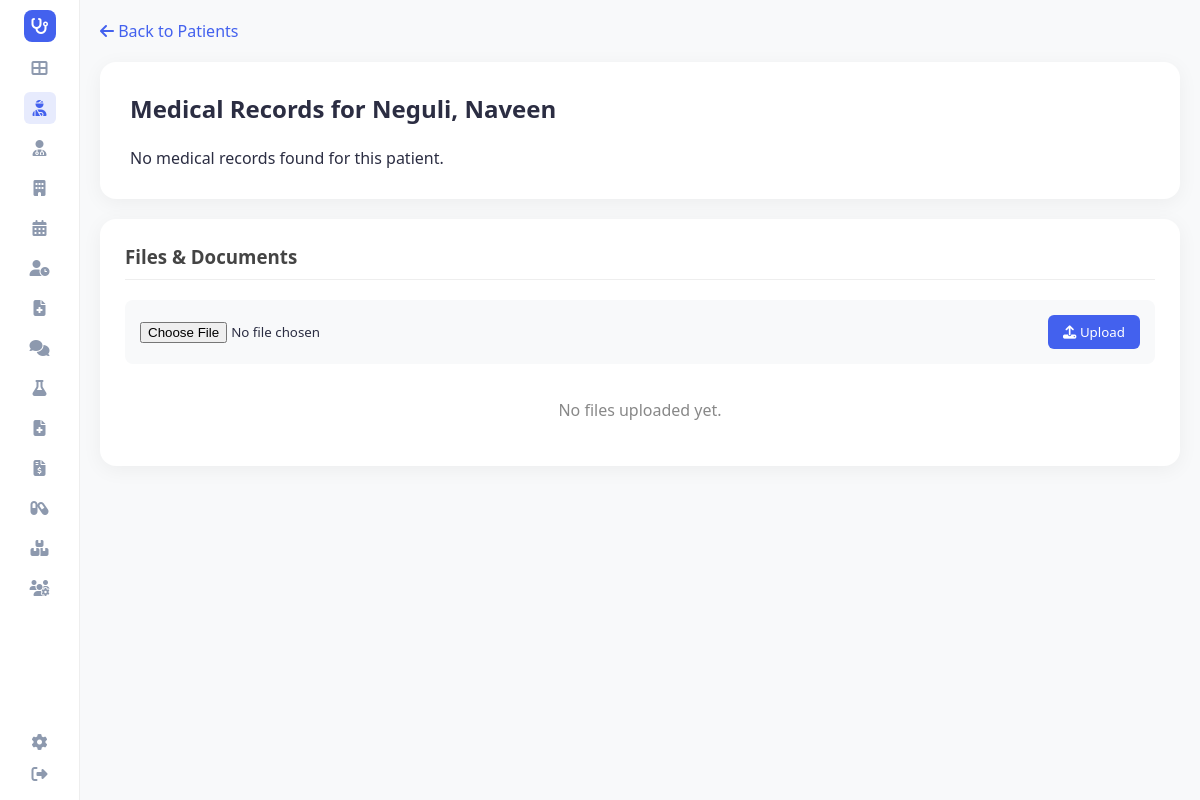
/patients/1789999/records (signed in), run on an earlier commit of the app's database.
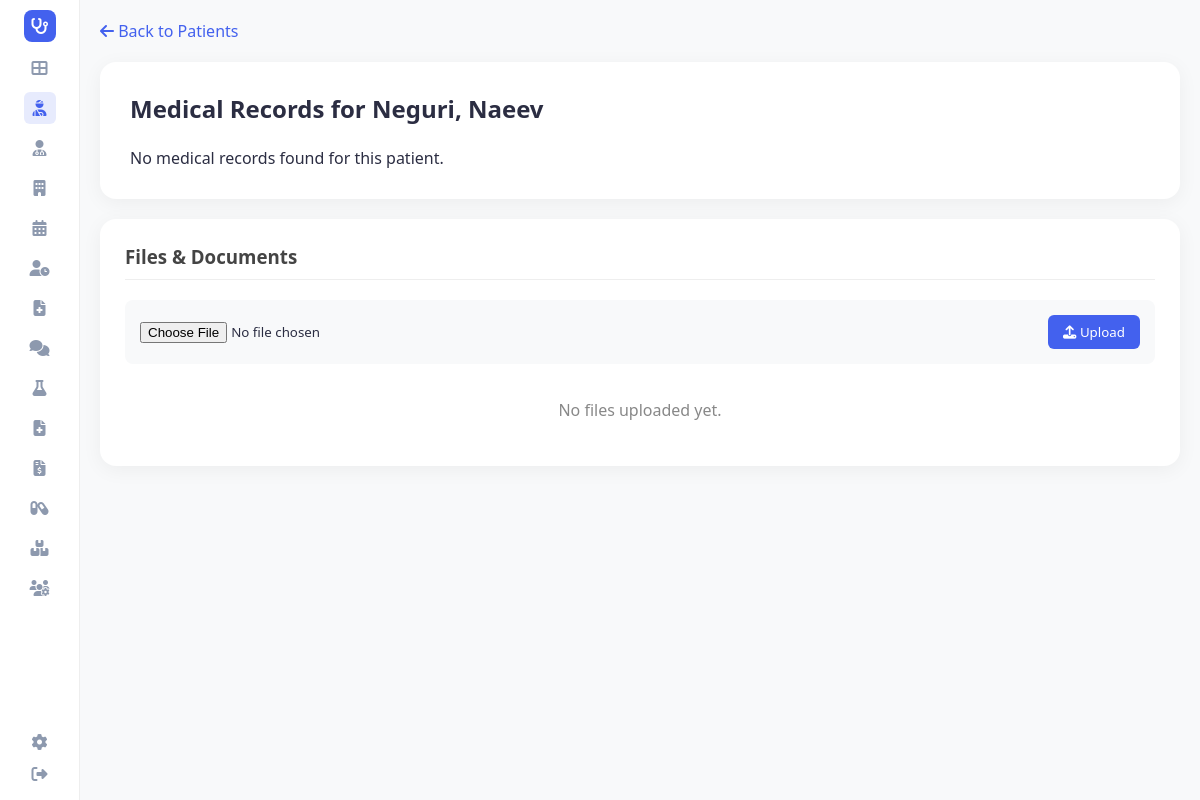
And on a later commit of the database.
### tables this page shows
CREATE TABLE patients (
                patient_id TEXT PRIMARY KEY,
                first_name TEXT,
                last_name TEXT,
                date_of_birth TEXT,
                gender TEXT,
                phone TEXT,
                email TEXT,
                address TEXT,
                emergency_contact TEXT,
                blood_group TEXT,
                medical_history TEXT,
                created_date TEXT,
                scheme_provider TEXT,
                scheme_type TEXT
            );

### app.py (the view)
@app.route('/patients/<patient_id>/records')
def view_medical_records(patient_id):
    patient = hms.get_patient(patient_id)
    if not patient:
        flash('Patient not found!', 'error')
        return redirect(url_for('patients'))
    records = hms.get_patient_medical_records(patient_id)
    files = hms.patient_files.get(patient_id, [])
    return render_template('view_medical_records.html', patient=patient, records=records, files=files, active_page='patients', hms=hms)

### app.py (called while the page is built)
@app.before_request
def require_login():
    allowed_routes = ['login', 'register', 'static']
    if request.endpoint not in allowed_routes and 'user_id' not in session:
        return redirect(url_for('login'))

@app.context_processor
def inject_user():
    username = session.get('username')
    role = session.get('role')
    unread = 0
    if username:
        unread = hms.get_unread_count(username, role)
    return dict(current_user=username, current_role=role, unread_messages_count=unread, hms=hms)

### database/db_manager.py (called while the page is built)
    def get_connection(self):
        conn = sqlite3.connect(self.db_file)
        conn.row_factory = sqlite3.Row
        return conn

    def get_by_id(self, cls: Type[T], table: str, id_value: str, id_field: str) -> Optional[T]:
        try:
            conn = self.get_connection()
            cursor = conn.cursor()
            cursor.execute(f"SELECT * FROM {table} WHERE {id_field} = ?", (id_value,))
            row = cursor.fetchone()
            conn.close()
            return self._row_to_obj(cls, row) if row else None
        except Exception as e:
            print(f"Error getting from {table}: {e}")
            return None

### templates/view_medical_records.html (shortened to what the changed rows need)
<!DOCTYPE html>
<html lang="en">
<head>
    <link rel="stylesheet" href="{{ url_for('static', filename='style.css') }}">
    <link rel="stylesheet" href="https://cdnjs.cloudflare.com/ajax/libs/font-awesome/6.4.0/css/all.min.css">
</head>
<body>
    <div class="container" >
        <main class="main-content" >
            <div class="records-container">
                <h2>Medical Records for {{ patient.last_name }}, {{ patient.first_name }}</h2>
                <br>
                {% if records %}
                    {% for record in records %}
                        <div class="record-item">
                            <div class="record-header">
                                <h3>Record #{{ record.record_id }}</h3>
                                <span><strong>Date:</strong> {{ record.visit_date }}</span>
                            </div>
                            <p><strong>Doctor:</strong> {{ hms.get_doctor(record.doctor_id).name if hms.get_doctor(record.doctor_id) else 'Unknown' }}</p>
                            <p><strong>Diagnosis:</strong> {{ record.diagnosis }}</p>
                            <p><strong>Treatment:</strong> {{ record.treatment }}</p>
                            <p><strong>Prescription:</strong> {{ record.prescription }}</p>
                            <p><strong>Notes:</strong> {{ record.notes }}</p>
                        </div>
                    {% endfor %}
                {% else %}
                    <p>No medical records found for this patient.</p>
                {% endif %}
            </div>
        </main>
    </div>
</body>
</html>

What changed in the data, as far as the page shows it:
changed patients: last_name "Neguli" → "Neguri"; first_name "Naveen" → "Naeev"
